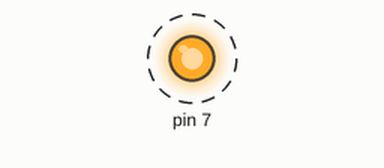
Recording of a program running on a simulated Raspberry Pi (header pin numbers). Shown: output pins drawn as LEDs (lit = HIGH). Dashed ring = blinking. What the program prints to the terminal is not drawn. At 4.0 s the program stops and its outputs stay as they are.

Above: at 0.5 s.
Timing chart, 0 to 4.6 s (numbered marks = the images above):
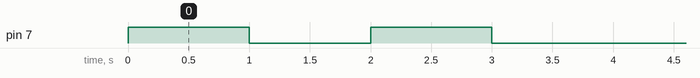

The program:

led_test.py
```python
#not
import RPi.GPIO as GPIO
import time

GPIO.setmode(GPIO.BOARD)

GPIO.setup(7, GPIO.OUT)
GPIO.output(7, True)

state = True

for i in range(0,4):
    GPIO.output(7,state)
    print 'led in state ' + str(state)
    state = not state
    time.sleep(1)

GPIO.cleanup()
```

Measured:
- by itself, pin 7: alternates HIGH for 1.0 s and LOW for 1.0 s, 4 changes in all, then stays LOW
